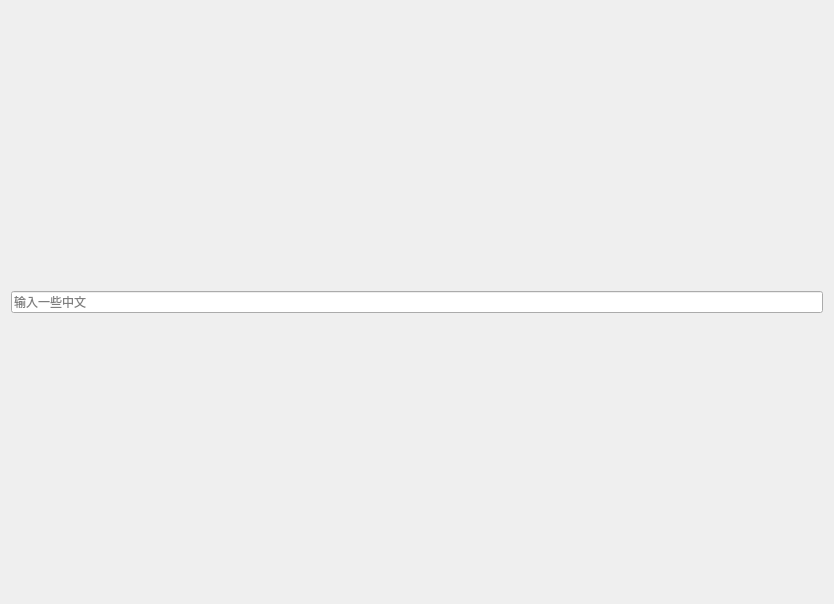
<?xml version="1.0" encoding="UTF-8"?>
<ui version="4.0">
 <class>Dialog</class>
 <widget class="QDialog" name="Dialog">
  <property name="geometry">
   <rect>
    <x>0</x>
    <y>0</y>
    <width>834</width>
    <height>604</height>
   </rect>
  </property>
  <property name="windowTitle">
   <string>QVTK Tutorial: Displaying Chinese characters</string>
  </property>
  <layout class="QGridLayout" name="gridLayout_2">
   <item row="0" column="0">
    <layout class="QGridLayout" name="gridLayout">
     <item row="0" column="0">
      <widget class="QLineEdit" name="lineEdit">
       <property name="placeholderText">
        <string>输入一些中文</string>
       </property>
       <property name="clearButtonEnabled">
        <bool>true</bool>
       </property>
      </widget>
     </item>
     <item row="1" column="0">
      <layout class="QVBoxLayout" name="verticalLayout"/>
     </item>
    </layout>
   </item>
  </layout>
 </widget>
 <resources/>
 <connections/>
</ui>
